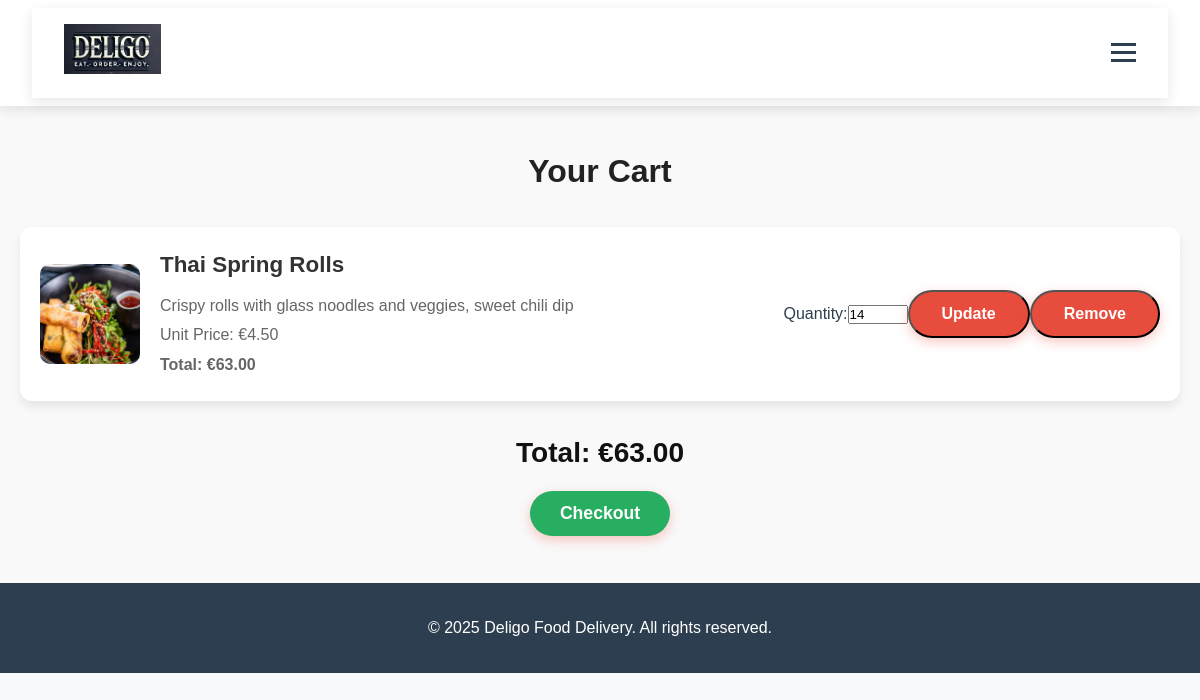
The page /cart/ (signed in) on the database its author committed.
### food_delivery/models.py (models this page shows, shortened)
class OrderItem(models.Model):
    order = models.ForeignKey(Order, on_delete=models.CASCADE, related_name='items')  # Linked to one order
    menu_item = models.ForeignKey(MenuItem, on_delete=models.CASCADE)  # Linked to one menu item
    quantity = models.PositiveIntegerField(default=1)
    price = models.DecimalField(max_digits=6, decimal_places=2)  # Total price = item price × quantity
    class Meta:
        unique_together = ('order', 'menu_item')

class MenuItem(models.Model):
    category = models.ForeignKey(MenuCategory, on_delete=models.CASCADE, related_name='items')  # Belongs to one category
    name = models.CharField(max_length=100)
    description = models.TextField(blank=True)
    price = models.DecimalField(max_digits=6, decimal_places=2, validators=[MinValueValidator(0)])  # Price must be >= 0
    image = models.ImageField(upload_to='menu_items/')  # Upload path for item images
    is_available = models.BooleanField(default=True)  # Toggle for availability
    preparation_time = models.PositiveIntegerField(help_text="Preparation time in minutes", default=15)

class Order(models.Model):
    class Status(models.TextChoices):
        PENDING = 'PENDING', _('Pending')
        CONFIRMED = 'CONFIRMED', _('Confirmed')
        PREPARING = 'PREPARING', _('Preparing')
        READY = 'READY', _('Ready for Pickup')
        ON_THE_WAY = 'ON_THE_WAY', _('On the way')
        DELIVERED = 'DELIVERED', _('Delivered')
        CANCELLED = 'CANCELLED', _('Cancelled')
    id = models.UUIDField(primary_key=True, default=uuid.uuid4, editable=False)  # Unique order ID
    customer = models.ForeignKey(
        settings.AUTH_USER_MODEL,
        on_delete=models.PROTECT,
        related_name='orders',
        limit_choices_to={'type': User.Types.CUSTOMER}
    )
    restaurant = models.ForeignKey(Restaurant, on_delete=models.CASCADE, related_name='orders')
    status = models.CharField(max_length=20, choices=Status.choices, default=Status.PENDING)
    created_at = models.DateTimeField(auto_now_add=True)  # Timestamp at creation
    updated_at = models.DateTimeField(auto_now=True)  # Timestamp on every update
    delivery_address = models.TextField()
    special_instructions = models.TextField(blank=True)
    payment_method = models.CharField(max_length=50)
    payment_status = models.BooleanField(default=False)
    @property
    def total_price(self):
        return sum(item.price for item in self.items.all())

### food_delivery/views.py (the view)
# urls.py: path('cart/', views.cart, name='cart'),  # View cart
@login_required
@user_passes_test(is_customer)
def cart(request):
    cart = Order.objects.filter(customer=request.user, status=Order.Status.PENDING).first()
    return render(request, 'food_delivery/cart.html', {
        'cart': cart,
        'cart_count': get_cart_count(request.user)
    })

### food_delivery/views.py (called while the page is built)
def is_customer(user):
    return user.is_authenticated and user.type == User.Types.CUSTOMER

def get_cart_count(user):
    if user.is_authenticated:
        cart = Order.objects.filter(customer=user, status=Order.Status.PENDING).first()
        if cart:
            return sum(item.quantity for item in cart.items.all())
    return 0

### templates/food_delivery/cart.html (shortened to what this page needs)
{% extends "food_delivery/base.html" %}
{% load static %}
{% block extra_css %}
<link rel="stylesheet" href="{% static 'food_delivery/css/cart.css' %}">
{% endblock %}
{% block content %}
<section class="cart">
    <h2>Your Cart</h2>
    <div class="cart-items">
        {% if cart and cart.items.all %}
            {% for item in cart.items.all %}
            <div class="cart-item">
                {% if item.menu_item.image %}
                    <img src="{{ item.menu_item.image.url }}" alt="{{ item.menu_item.name }}">
                {% else %}
                    <img src="{% static 'food_delivery/images/default-dish.jpg' %}" alt="No image available">
                {% endif %}
                <div class="item-info">
                    <h3>{{ item.menu_item.name }}</h3>
                    <p>{{ item.menu_item.description|default:"No description available" }}</p>
                    <p>Unit Price: €{{ item.menu_item.price }}</p>
                    <p><strong>Total: €{{ item.price }}</strong></p>
                </div>
                <label for="qty-{{ item.menu_item.id }}">Quantity:</label>
                <input
                    id="qty-{{ item.menu_item.id }}"
                    type="number"
                    class="qty-input"
                    data-id="{{ item.menu_item.id }}"
                    value="{{ item.quantity }}"
                    min="1" max="20"
                    style="width: 60px;">
                <button class="btn update-btn" data-id="{{ item.menu_item.id }}" data-action="update">Update</button>
                <button class="btn remove-btn" data-id="{{ item.menu_item.id }}" data-action="remove">Remove</button>
            </div>
            {% endfor %}
        {% else %}
            <p>Your cart is empty.</p>
        {% endif %}
    </div>
    {% if cart and cart.items.exists %}
    <div class="cart-total">
        <h3>Total: €{{ cart.total_price }}</h3>
        <form id="checkout-form" method="POST">
            <button type="submit" class="btn btn-success">Checkout</button>
        </form>
    </div>
    {% endif %}
</section>
{% endblock %}

### static/food_delivery/css/style.css (style rules this page uses)
* { margin: 0; padding: 0; box-sizing: border-box; }
body { font-family: 'Poppins', sans-serif; line-height: 1.6; color: #2c3e50; background-color: #f8f9fa; }
.btn { background-color: #e74c3c; color: #fff; padding: 0.8rem 2rem; border-radius: 50px; font-weight: 600; font-size: 1rem; transition: background-color 0.3s ease, transform 0.3s ease; margin: 10px 0; box-shadow: 0 4px 12px rgba(231, 76, 60, 0.3); display: inline-block; text-align: center; }
:root { --primary-color: #ff6b6b; --secondary-color: #4ecdc4; --dark-color: #292f36; --light-color: #f7fff7; --accent-color: #ff9f1 }

### static/food_delivery/css/cart.css (style rules this page uses)
.cart { padding: 40px 20px; text-align: center; background-color: #f9f9f9; }
.cart h2 { font-size: 2rem; margin-bottom: 30px; color: #222; }
.cart-items { display: flex; flex-direction: column; gap: 25px; }
.cart-item { display: flex; align-items: center; justify-content: space-between; flex-wrap: wrap; background: #ffffff; border-radius: 12px; padding: 20px; box-shadow: 0 6px 10px rgba(0, 0, 0, 0.08); }
.cart-item img { width: 100px; height: 100px; object-fit: cover; border-radius: 10px; margin-right: 20px; }
.item-info { flex: 1; text-align: left; min-width: 200px; }
.item-info h3 { font-size: 1.4rem; margin: 0 0 10px 0; color: #333; }
.item-info p { margin: 4px 0; font-size: 1rem; color: #666; }
.cart-total { margin-top: 30px; font-size: 1.5rem; color: #111; font-weight: 600; }
#checkout-form button { margin-top: 15px; padding: 12px 30px; font-size: 1.1rem; background-color: #27ae60; border-radius: 25px; color: #fff; border: none; cursor: pointer; transition: background 0.3s; }

### rows shown on the page
OrderItem: menu_item.image (picture), menu_item.name "Thai Spring Rolls", menu_item.description "Crispy rolls with glass noodles and veggies, sweet chili dip", menu_item.price "4.50", price "63.00", quantity "14"
Order: total_price "63.00"
